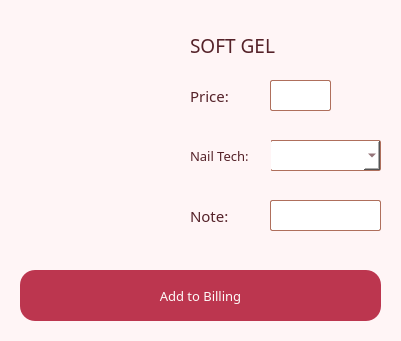
           <widget class="QWidget" name="tabs_softGel" native="true">
            <property name="geometry">
             <rect>
              <x>440</x>
              <y>760</y>
              <width>401</width>
              <height>341</height>
             </rect>
            </property>
            <property name="cursor">
             <cursorShape>ArrowCursor</cursorShape>
            </property>
            <property name="styleSheet">
             <string notr="true">border-radius: 20px;
background-color: #fff5f6</string>
            </property>
            <widget class="QLabel" name="logo_home_34">
             <property name="geometry">
              <rect>
               <x>20</x>
               <y>30</y>
               <width>151</width>
               <height>211</height>
              </rect>
             </property>
             <property name="styleSheet">
              <string notr="true"/>
             </property>
             <property name="text">
              <string/>
             </property>
             <property name="pixmap">
              <pixmap>pics/soft gel.png</pixmap>
             </property>
             <property name="scaledContents">
              <bool>true</bool>
             </property>
            </widget>
            <widget class="QLabel" name="label_softGel">
             <property name="geometry">
              <rect>
               <x>190</x>
               <y>30</y>
               <width>141</width>
               <height>31</height>
              </rect>
             </property>
             <property name="font">
              <font>
               <family>Vogue</family>
               <pointsize>14</pointsize>
              </font>
             </property>
             <property name="styleSheet">
              <string notr="true">color:  rgb(85,34,41);</string>
             </property>
             <property name="text">
              <string>SOFT GEL</string>
             </property>
             <property name="alignment">
              <set>Qt::AlignLeading|Qt::AlignLeft|Qt::AlignVCenter</set>
             </property>
            </widget>
            <widget class="QLabel" name="label_home_89">
             <property name="geometry">
              <rect>
               <x>190</x>
               <y>80</y>
               <width>51</width>
               <height>31</height>
              </rect>
             </property>
             <property name="font">
              <font>
               <family>Classy Vogue</family>
               <pointsize>11</pointsize>
              </font>
             </property>
             <property name="styleSheet">
              <string notr="true">color:  rgb(85,34,41);
border: 0px;</string>
             </property>
             <property name="text">
              <string>Price:</string>
             </property>
             <property name="alignment">
              <set>Qt::AlignLeading|Qt::AlignLeft|Qt::AlignVCenter</set>
             </property>
            </widget>
            <widget class="QPlainTextEdit" name="softGel_price">
             <property name="geometry">
              <rect>
               <x>270</x>
               <y>80</y>
               <width>61</width>
               <height>31</height>
              </rect>
             </property>
             <property name="font">
              <font>
               <family>Classy Vogue</family>
               <pointsize>10</pointsize>
              </font>
             </property>
             <property name="cursor" stdset="0">
              <cursorShape>IBeamCursor</cursorShape>
             </property>
             <property name="styleSheet">
              <string notr="true">background-color: white;
border-radius: 2px;
border: 1px solid #af6f5c;
color:  rgb(85,34,41);</string>
             </property>
             <property name="plainText">
              <string/>
             </property>
            </widget>
            <widget class="QComboBox" name="tech_choice_softGel">
             <property name="geometry">
              <rect>
               <x>270</x>
               <y>140</y>
               <width>111</width>
               <height>31</height>
              </rect>
             </property>
             <property name="font">
              <font>
               <family>Classy Vogue</family>
               <pointsize>10</pointsize>
              </font>
             </property>
             <property name="cursor">
              <cursorShape>PointingHandCursor</cursorShape>
             </property>
             <property name="styleSheet">
              <string notr="true">background-color: white;
border-radius: 2px;
border: 1px solid #af6f5c;
color:  rgb(85,34,41);</string>
             </property>
             <property name="currentIndex">
              <number>-1</number>
             </property>
             <item>
              <property name="text">
               <string>Liza</string>
              </property>
             </item>
             <item>
              <property name="text">
               <string>Cecil</string>
              </property>
             </item>
             <item>
              <property name="text">
               <string>Beng</string>
              </property>
             </item>
             <item>
              <property name="text">
               <string>Mar</string>
              </property>
             </item>
            </widget>
            <widget class="QLabel" name="label_home_90">
             <property name="geometry">
              <rect>
               <x>190</x>
               <y>140</y>
               <width>81</width>
               <height>31</height>
              </rect>
             </property>
             <property name="font">
              <font>
               <family>Classy Vogue</family>
               <pointsize>10</pointsize>
              </font>
             </property>
             <property name="styleSheet">
              <string notr="true">color:  rgb(85,34,41);
border: 0px;</string>
             </property>
             <property name="text">
              <string>Nail Tech:</string>
             </property>
             <property name="alignment">
              <set>Qt::AlignLeading|Qt::AlignLeft|Qt::AlignVCenter</set>
             </property>
            </widget>
            <widget class="QLabel" name="label_home_91">
             <property name="geometry">
              <rect>
               <x>190</x>
               <y>200</y>
               <width>71</width>
               <height>31</height>
              </rect>
             </property>
             <property name="font">
              <font>
               <family>Classy Vogue</family>
               <pointsize>11</pointsize>
              </font>
             </property>
             <property name="styleSheet">
              <string notr="true">color:  rgb(85,34,41);
border: 0px;</string>
             </property>
             <property name="text">
              <string>Note:</string>
             </property>
             <property name="alignment">
              <set>Qt::AlignLeading|Qt::AlignLeft|Qt::AlignVCenter</set>
             </property>
            </widget>
            <widget class="QPlainTextEdit" name="softGel_note">
             <property name="geometry">
              <rect>
               <x>270</x>
               <y>200</y>
               <width>111</width>
               <height>31</height>
              </rect>
             </property>
             <property name="font">
              <font>
               <family>Classy Vogue</family>
               <pointsize>10</pointsize>
              </font>
             </property>
             <property name="cursor" stdset="0">
              <cursorShape>IBeamCursor</cursorShape>
             </property>
             <property name="styleSheet">
              <string notr="true">background-color: white;
border-radius: 2px;
border: 1px solid #af6f5c;
color:  rgb(85,34,41);</string>
             </property>
             <property name="plainText">
              <string/>
             </property>
            </widget>
            <widget class="QLabel" name="addOrder_softGel">
             <property name="geometry">
              <rect>
               <x>20</x>
               <y>270</y>
               <width>361</width>
               <height>51</height>
              </rect>
             </property>
             <property name="font">
              <font>
               <family>Classy Vogue</family>
               <pointsize>10</pointsize>
              </font>
             </property>
             <property name="styleSheet">
              <string notr="true">color: rgba(254,250,249,255);
background-color: rgb(188,54,79);
border-radius: 15px;</string>
             </property>
             <property name="text">
              <string>Add to Billing</string>
             </property>
             <property name="alignment">
              <set>Qt::AlignCenter</set>
             </property>
            </widget>
            <widget class="QPushButton" name="bttn_softGel">
             <property name="geometry">
              <rect>
               <x>20</x>
               <y>270</y>
               <width>361</width>
               <height>51</height>
              </rect>
             </property>
             <property name="cursor">
              <cursorShape>PointingHandCursor</cursorShape>
             </property>
             <property name="styleSheet">
              <string notr="true">background-color: rgba(0, 0, 0, 0);</string>
             </property>
             <property name="text">
              <string/>
             </property>
             <property name="autoDefault">
              <bool>false</bool>
             </property>
             <property name="flat">
              <bool>true</bool>
             </property>
            </widget>
           </widget>
